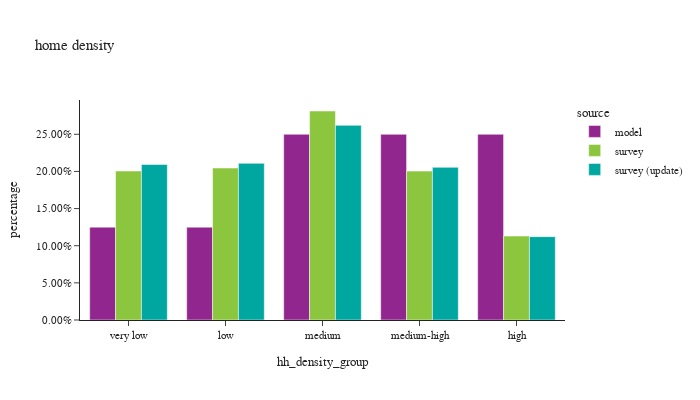

Notebook source saved alongside this figure:
### Code cell
plot_hh_stat(df_hh, 'hh_density_group', 'home density')

### Figure 1 — Plotly figure (JSON) as saved in the notebook; plotly's stock layout.template omitted (floating-point values rounded to 4 significant figures)
{"data": [{"alignmentgroup": "True", "customdata": [[217020], [217014], [434094], [433976], [434025]], "hovertemplate": "source=model<br>hh_density_group=%{x}<br>percentage=%{y}<br>sample count=%{customdata[0]}<extra></extra>", "legendgroup": "model", "marker": {"color": "#91268F", "pattern": {"shape": ""}}, "name": "model", "offsetgroup": "model", "orientation": "v", "showlegend": true, "textposition": "auto", "type": "bar", "x": ["very low", "low", "medium", "medium-high", "high"], "xaxis": "x", "y": [0.125, 0.125, 0.25, 0.25, 0.25], "yaxis": "y"}, {"alignmentgroup": "True", "customdata": [[680], [660], [1010], [679], [540]], "hovertemplate": "source=survey<br>hh_density_group=%{x}<br>percentage=%{y}<br>sample count=%{customdata[0]}<extra></extra>", "legendgroup": "survey", "marker": {"color": "#8CC63E", "pattern": {"shape": ""}}, "name": "survey", "offsetgroup": "survey", "orientation": "v", "showlegend": true, "textposition": "auto", "type": "bar", "x": ["very low", "low", "medium", "medium-high", "high"], "xaxis": "x", "y": [0.2006, 0.2046, 0.2814, 0.2004, 0.113], "yaxis": "y"}, {"alignmentgroup": "True", "customdata": [[713], [693], [1071], [718], [570]], "hovertemplate": "source=survey (update)<br>hh_density_group=%{x}<br>percentage=%{y}<br>sample count=%{customdata[0]}<extra></extra>", "legendgroup": "survey (update)", "marker": {"color": "#00A7A0", "pattern": {"shape": ""}}, "name": "survey (update)", "offsetgroup": "survey (update)", "orientation": "v", "showlegend": true, "textposition": "auto", "type": "bar", "x": ["very low", "low", "medium", "medium-high", "high"], "xaxis": "x", "y": [0.2093, 0.2109, 0.262, 0.2055, 0.1122], "yaxis": "y"}], "layout": {"barmode": "group", "font": {"size": 11}, "height": 400, "legend": {"title": {"text": "source"}, "tracegroupgap": 0}, "title": {"text": "home density"}, "width": 700, "xaxis": {"anchor": "y", "domain": [0.0, 1.0], "title": {"text": "hh_density_group"}}, "yaxis": {"anchor": "x", "domain": [0.0, 1.0], "tickformat": ".2%", "title": {"text": "percentage"}}}}
